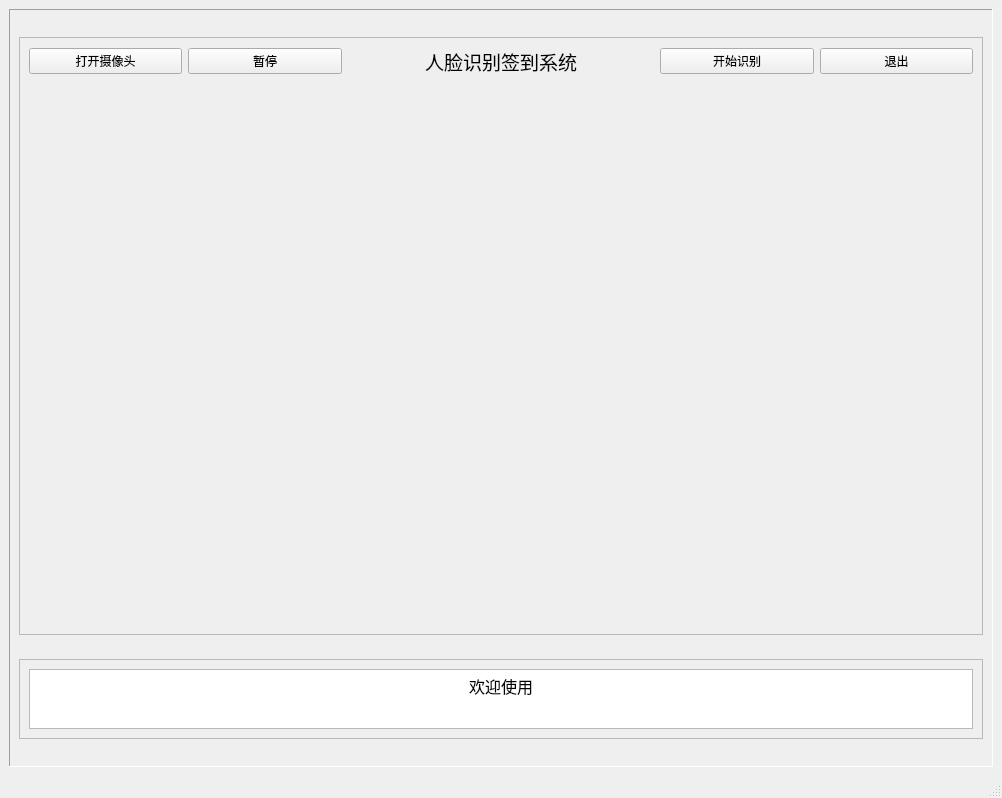
<?xml version="1.0" encoding="UTF-8"?>
<ui version="4.0">
 <class>MainWindow</class>
 <widget class="QMainWindow" name="MainWindow">
  <property name="geometry">
   <rect>
    <x>0</x>
    <y>0</y>
    <width>1002</width>
    <height>798</height>
   </rect>
  </property>
  <property name="windowTitle">
   <string>MainWindow</string>
  </property>
  <widget class="QWidget" name="centralwidget">
   <layout class="QGridLayout" name="gridLayout">
    <item row="0" column="0">
     <widget class="QFrame" name="frame">
      <property name="frameShape">
       <enum>QFrame::Panel</enum>
      </property>
      <property name="frameShadow">
       <enum>QFrame::Sunken</enum>
      </property>
      <layout class="QGridLayout" name="gridLayout_2">
       <item row="3" column="0" colspan="2">
        <widget class="QFrame" name="frame_4">
         <property name="maximumSize">
          <size>
           <width>16777215</width>
           <height>80</height>
          </size>
         </property>
         <property name="frameShape">
          <enum>QFrame::StyledPanel</enum>
         </property>
         <property name="frameShadow">
          <enum>QFrame::Raised</enum>
         </property>
         <layout class="QGridLayout" name="gridLayout_4">
          <item row="0" column="0">
           <widget class="QTextEdit" name="MsgTE">
            <property name="font">
             <font>
              <family>微软雅黑</family>
              <pointsize>12</pointsize>
             </font>
            </property>
            <property name="readOnly">
             <bool>true</bool>
            </property>
            <property name="html">
             <string>&lt;!DOCTYPE HTML PUBLIC &quot;-//W3C//DTD HTML 4.0//EN&quot; &quot;http://www.w3.org/TR/REC-html40/strict.dtd&quot;&gt;
&lt;html&gt;&lt;head&gt;&lt;meta name=&quot;qrichtext&quot; content=&quot;1&quot; /&gt;&lt;style type=&quot;text/css&quot;&gt;
p, li { white-space: pre-wrap; }
&lt;/style&gt;&lt;/head&gt;&lt;body style=&quot; font-family:'微软雅黑'; font-size:12pt; font-weight:400; font-style:normal;&quot;&gt;
&lt;p align=&quot;center&quot; style=&quot; margin-top:0px; margin-bottom:0px; margin-left:0px; margin-right:0px; -qt-block-indent:0; text-indent:0px;&quot;&gt;欢迎使用&lt;/p&gt;&lt;/body&gt;&lt;/html&gt;</string>
            </property>
           </widget>
          </item>
         </layout>
        </widget>
       </item>
       <item row="2" column="0" colspan="2">
        <widget class="QFrame" name="DispFm">
         <property name="maximumSize">
          <size>
           <width>16777215</width>
           <height>598</height>
          </size>
         </property>
         <property name="frameShape">
          <enum>QFrame::StyledPanel</enum>
         </property>
         <property name="frameShadow">
          <enum>QFrame::Raised</enum>
         </property>
         <layout class="QGridLayout" name="gridLayout_3">
          <item row="0" column="4">
           <widget class="QPushButton" name="DiscernBt">
            <property name="text">
             <string>开始识别</string>
            </property>
           </widget>
          </item>
          <item row="0" column="1">
           <widget class="QPushButton" name="StopBt">
            <property name="text">
             <string>暂停</string>
            </property>
           </widget>
          </item>
          <item row="0" column="0">
           <widget class="QPushButton" name="ShowBt">
            <property name="text">
             <string>打开摄像头</string>
            </property>
           </widget>
          </item>
          <item row="0" column="5">
           <widget class="QPushButton" name="ExitBt">
            <property name="text">
             <string>退出</string>
            </property>
           </widget>
          </item>
          <item row="0" column="2" colspan="2">
           <widget class="QLabel" name="label">
            <property name="font">
             <font>
              <family>微软雅黑</family>
              <pointsize>14</pointsize>
             </font>
            </property>
            <property name="mouseTracking">
             <bool>true</bool>
            </property>
            <property name="tabletTracking">
             <bool>false</bool>
            </property>
            <property name="acceptDrops">
             <bool>false</bool>
            </property>
            <property name="text">
             <string>&lt;html&gt;&lt;head/&gt;&lt;body&gt;&lt;p align=&quot;center&quot;&gt;人脸识别签到系统&lt;/p&gt;&lt;/body&gt;&lt;/html&gt;</string>
            </property>
            <property name="scaledContents">
             <bool>false</bool>
            </property>
           </widget>
          </item>
          <item row="1" column="1" colspan="4">
           <widget class="QLabel" name="DispLb">
            <property name="layoutDirection">
             <enum>Qt::LeftToRight</enum>
            </property>
            <property name="text">
             <string/>
            </property>
           </widget>
          </item>
         </layout>
        </widget>
       </item>
      </layout>
     </widget>
    </item>
   </layout>
  </widget>
  <widget class="QMenuBar" name="menubar">
   <property name="geometry">
    <rect>
     <x>0</x>
     <y>0</y>
     <width>1002</width>
     <height>30</height>
    </rect>
   </property>
  </widget>
  <widget class="QStatusBar" name="statusbar"/>
 </widget>
 <resources/>
 <connections/>
</ui>
